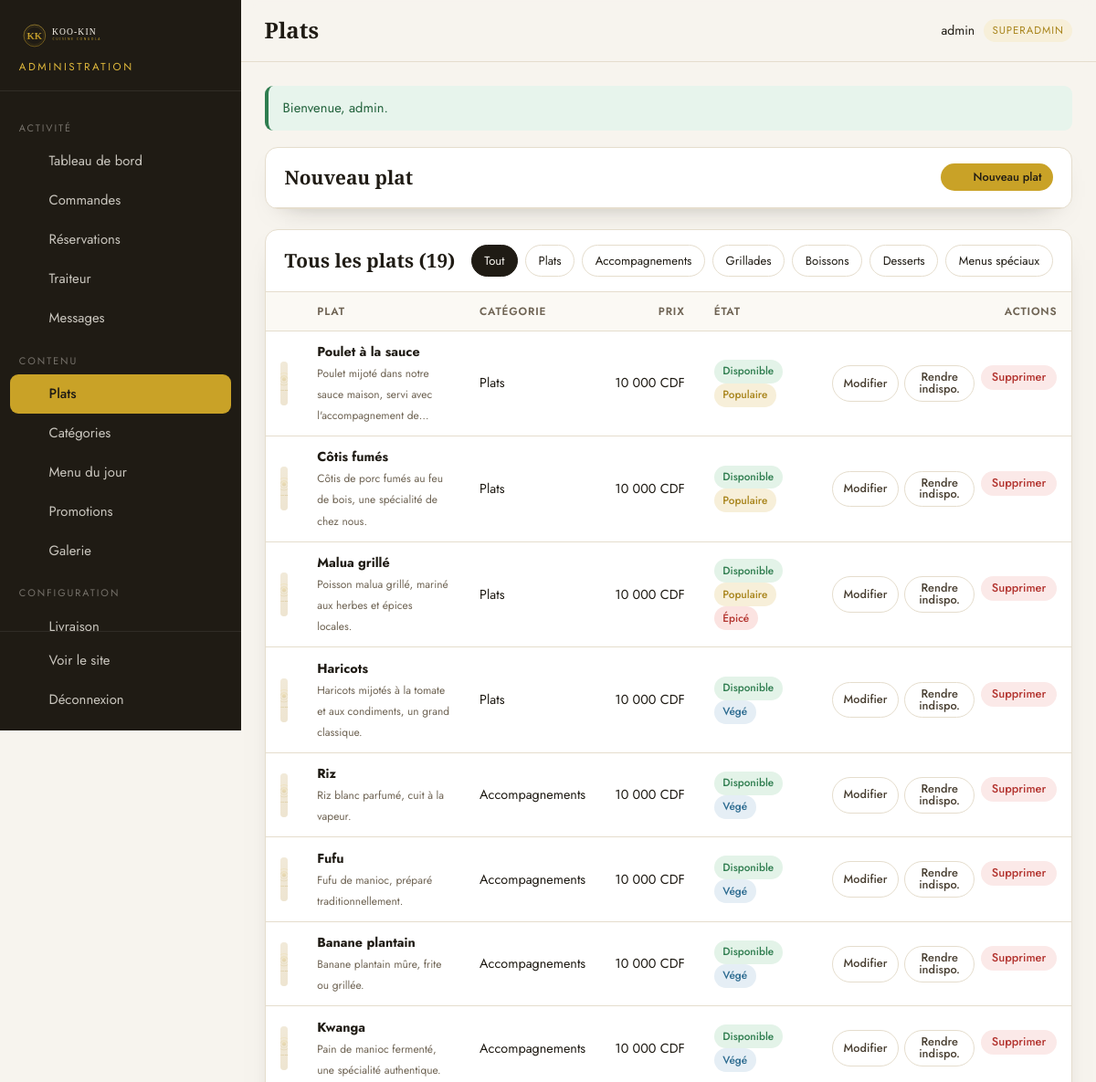
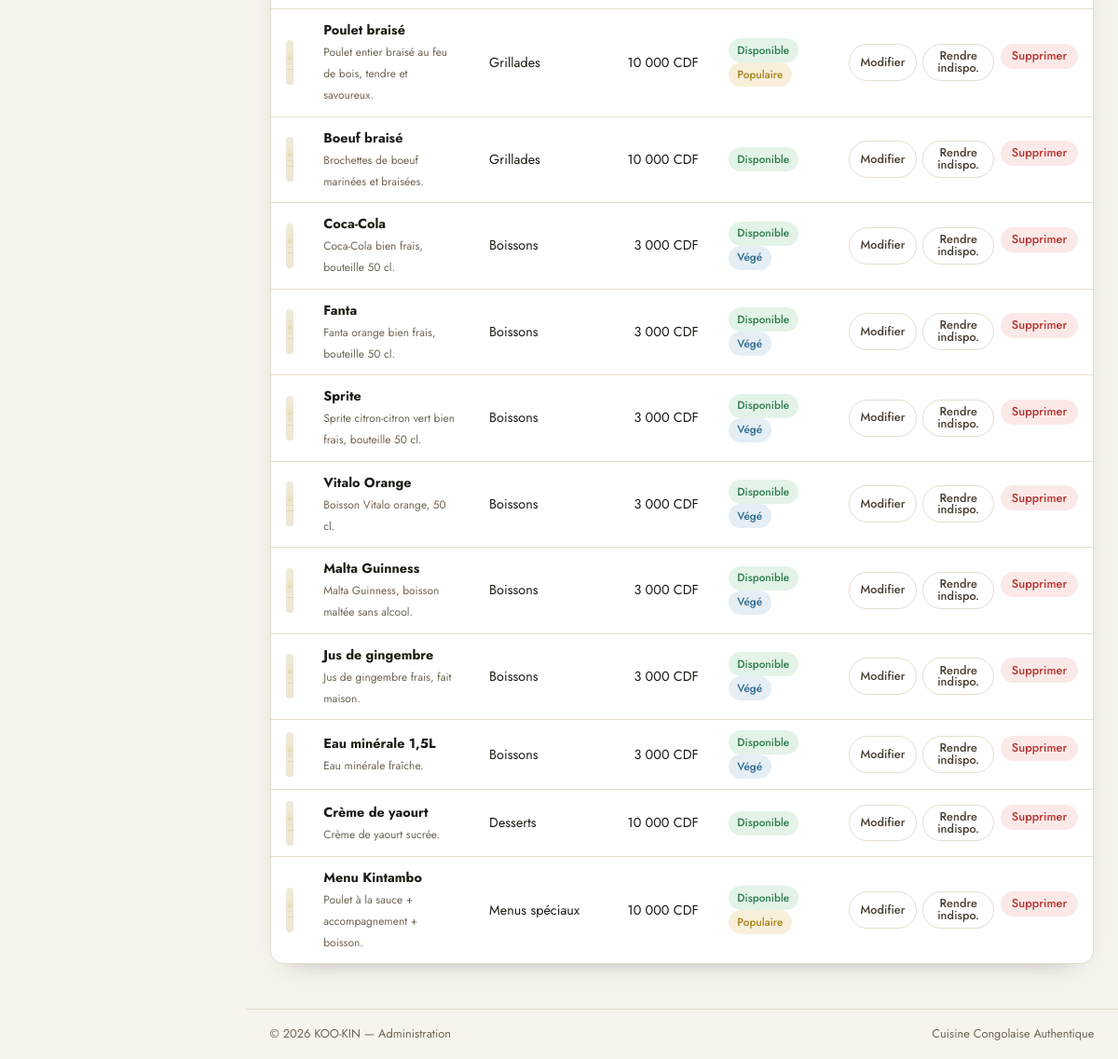
Screenshot of /admin/plats.php (signed in) with the database file from the repository (2 pictures, top to bottom).
### tables this page shows
CREATE TABLE `categories` (
  `id` INT UNSIGNED NOT NULL AUTO_INCREMENT,
  `nom` VARCHAR(100) NOT NULL,
  `slug` VARCHAR(100) NOT NULL,
  `description` VARCHAR(255) NULL,
  `icone` VARCHAR(50) NULL,
  `ordre` INT NOT NULL DEFAULT 0,
  `actif` TINYINT(1) NOT NULL DEFAULT 1,
  PRIMARY KEY (`id`),
  UNIQUE KEY `uq_categories_slug` (`slug`)
);

CREATE TABLE `plats` (
  `id` INT UNSIGNED NOT NULL AUTO_INCREMENT,
  `categorie_id` INT UNSIGNED NOT NULL,
  `nom` VARCHAR(150) NOT NULL,
  `slug` VARCHAR(150) NOT NULL,
  `description` TEXT NULL,
  `prix` INT UNSIGNED NOT NULL,
  `photo` VARCHAR(255) NULL,
  `disponible` TINYINT(1) NOT NULL DEFAULT 1,
  `populaire` TINYINT(1) NOT NULL DEFAULT 0,
  `vegan` TINYINT(1) NOT NULL DEFAULT 0,
  `épicé` TINYINT(1) NOT NULL DEFAULT 0,
  `ordre` INT NOT NULL DEFAULT 0,
  `created_at` DATETIME NOT NULL DEFAULT CURRENT_TIMESTAMP,
  PRIMARY KEY (`id`),
  UNIQUE KEY `uq_plats_slug` (`slug`),
  KEY `fk_plats_categorie` (`categorie_id`),
  CONSTRAINT `fk_plats_categorie` FOREIGN KEY (`categorie_id`)
    REFERENCES `categories` (`id`) ON DELETE CASCADE ON UPDATE CASCADE
);

CREATE TABLE `parametres_site` (
  `id` INT UNSIGNED NOT NULL AUTO_INCREMENT,
  `cle` VARCHAR(100) NOT NULL,
  `valeur` TEXT NULL,
  `description` VARCHAR(255) NULL,
  PRIMARY KEY (`id`),
  UNIQUE KEY `uq_parametres_cle` (`cle`)
);

### classes/core/Config.php (called while the page is built, shortened)
<?php
class Config
{
    private static ?array $items = null;
    public static function load(array $data): void
    {
        self::$items = $data;
    }
    public static function get(string $key, mixed $default = null): mixed
    {
        $segments = explode('.', $key);
        $value = self::$items;
        foreach ($segments as $segment) {
            if (!is_array($value) || !array_key_exists($segment, $value)) {
                return $default;
            }
            $value = $value[$segment];
        }
        return $value;
    }
}

### admin/includes/init.php (called while the page is built, shortened)
<?php
require __DIR__ . '/../../includes/init.php';
function admin_url(string $path = ''): string
{
    return url('admin/' . ltrim($path, '/'));
}
function admin_entier(mixed $valeur, int $defaut = 0): int
{
    return filter_var($valeur, FILTER_VALIDATE_INT) !== false ? (int) $valeur : $defaut;
}

### classes/core/Database.php (called while the page is built, shortened)
<?php
class Database
{
    private static ?Database $instance = null;
    private PDO $pdo;
    private function __construct(array $cfg)
    {
        $dsn = sprintf(
            'mysql:host=%s;port=%d;dbname=%s;charset=%s',
            $cfg['host'],
            $cfg['port'],
            $cfg['name'],
            $cfg['charset']
        );
        try {
            $this->pdo = new PDO($dsn, $cfg['user'], $cfg['pass'], [
                PDO::ATTR_ERRMODE            => PDO::ERRMODE_EXCEPTION,
                PDO::ATTR_DEFAULT_FETCH_MODE => PDO::FETCH_ASSOC,
                PDO::ATTR_EMULATE_PREPARES   => false,
            ]);
        } catch (PDOException $e) {
            throw new RuntimeException('Connexion à la base de données impossible : ' . $e->getMessage());
        }
    }
    public static function init(array $cfg): void
    {
        if (self::$instance === null) {
            self::$instance = new self($cfg);
        }
    }
    public static function instance(): self
    {
        return self::$instance;
    }
    public function run(string $sql, array $params = []): \PDOStatement
    {
        $stmt = $this->pdo->prepare($sql);
        $stmt->execute($params);
        return $stmt;
    }
    public function all(string $sql, array $params = []): array
    {
        return $this->run($sql, $params)->fetchAll();
    }
    public function one(string $sql, array $params = []): ?array
    {
        $row = $this->run($sql, $params)->fetch();
        return $row === false ? null : $row;
    }
    public function value(string $sql, array $params = []): mixed
    {
        $row = $this->one($sql, $params);
        return $row === null ? null : reset($row);
    }
}

### classes/core/Session.php (called while the page is built, shortened)
<?php
class Session
{
    public static function get(string $key, mixed $default = null): mixed
    {
        return $_SESSION[$key] ?? $default;
    }
}

### classes/core/Auth.php (called while the page is built, shortened)
<?php
class Auth
{
    public static function id(): ?int
    {
        $admin = Session::get(self::KEY);
        return $admin['id'] ?? null;
    }
    public static function user(): ?array
    {
        return Session::get(self::KEY);
    }
    public static function verifier(): bool
    {
        $admin = db()->one('SELECT id, username, role, actif FROM admins WHERE id = ? LIMIT 1', [self::id()]);
        return true;
    }
    public static function requireLogin(string $redirect = '/admin/login.php'): void
    {
        if (!self::verifier()) {
            Flash::error('Veuillez vous connecter pour accéder à l\'administration.');
            redirect($redirect);
        }
    }
}

### includes/init.php (called while the page is built, shortened)
<?php
spl_autoload_register(static function (string $class): void {
    $prefix = 'KooKin\\';
    $relative = substr($class, strlen($prefix));
    $file = BASE_PATH . 'classes' . DIRECTORY_SEPARATOR . str_replace('\\', DIRECTORY_SEPARATOR, $relative) . '.php';
});
Config::load(require BASE_PATH . 'config' . DIRECTORY_SEPARATOR . 'config.php');
require_once BASE_PATH . 'includes' . DIRECTORY_SEPARATOR . 'functions.php';

### classes/core/Flash.php (called while the page is built, shortened)
<?php
class Flash
{
    public static function all(string $type): array
    {
        $messages = Session::get(self::PREFIX . $type, []);
        return is_array($messages) ? $messages : [];
    }
}

### admin/plats.php (the view, shortened to what this page needs)
<?php
require __DIR__ . '/includes/init.php';
Auth::requireLogin();
$categories = db()->all('SELECT id, nom FROM categories ORDER BY ordre, id');
$erreur = null;
$editId = admin_entier($_GET['edit'] ?? 0);
$nouveau = isset($_GET['nouveau']);
$plat = $editId > 0 ? db()->one('SELECT * FROM plats WHERE id = ?', [$editId]) : null;
$afficherFormulaire = $nouveau || $plat !== null || $erreur !== null;
$categorieFiltre = admin_entier($_GET['cat'] ?? 0);
if ($categorieFiltre > 0) {
    $plats = db()->all(
        'SELECT p.*, c.nom AS categorie_nom FROM plats p JOIN categories c ON c.id = p.categorie_id WHERE p.categorie_id = ? ORDER BY c.ordre, p.ordre, p.id',
        [$categorieFiltre]
    );
} else {
    $plats = db()->all('SELECT p.*, c.nom AS categorie_nom FROM plats p JOIN categories c ON c.id = p.categorie_id ORDER BY c.ordre, p.ordre, p.id');
}
$admin_titre = 'Plats';
$admin_actif = 'plats';
require __DIR__ . '/includes/header.php';
?>
<div class="adm-carte">
    <div class="adm-carte__entete">
        <h2><?= $plat ? 'Modifier un plat' : 'Nouveau plat' ?></h2>
        <div class="adm-actions">
            <?php if ($afficherFormulaire): ?>
                <a href="<?= e(admin_url('plats.php')) ?>" class="adm-btn adm-btn--contour adm-btn--sm">Annuler</a>
            <?php else: ?>
                <a href="<?= e(admin_url('plats.php?nouveau=1')) ?>" class="adm-btn adm-btn--or adm-btn--sm"><?= icone('plus') ?> Nouveau plat</a>
            <?php endif; ?>
        </div>
    </div>
</div>
<div class="adm-carte">
    <div class="adm-carte__entete">
        <h2>Tous les plats (<?= count($plats) ?>)</h2>
        <div class="adm-actions">
            <a href="<?= e(admin_url('plats.php')) ?>" class="adm-filtre <?= $categorieFiltre === 0 ? 'actif' : '' ?>">Tout</a>
            <?php foreach ($categories as $c): ?>
                <a href="<?= e(admin_url('plats.php?cat=' . (int) $c['id'])) ?>" class="adm-filtre <?= $categorieFiltre === (int) $c['id'] ? 'actif' : '' ?>"><?= e($c['nom']) ?></a>
            <?php endforeach; ?>
        </div>
    </div>
    <div class="adm-carte__corps adm-carte__corps--serre">
        <?php if ($plats): ?>
            <div class="adm-table__wrap">
                <table class="adm-table">
                    <thead>
                        <tr><th></th><th>Plat</th><th>Catégorie</th><th class="num">Prix</th><th>État</th><th class="num">Actions</th></tr>
                    </thead>
                    <tbody>
                        <?php foreach ($plats as $p): ?>
                            <tr>
                                <td><img class="adm-table__media" src="<?= e(plat_photo($p['photo'])) ?>" alt=""></td>
                                <td>
                                    <strong><?= e($p['nom']) ?></strong>
                                    <?php if ($p['description']): ?><br><small style="color:var(--brun-doux)"><?= e(mb_strimwidth($p['description'], 0, 70, '…')) ?></small><?php endif; ?>
                                </td>
                                <td><?= e($p['categorie_nom']) ?></td>
                                <td class="num"><?= e(format_prix((int) $p['prix'])) ?></td>
                                <td>
                                    <?php if ((int) $p['disponible'] === 1): ?>
                                        <span class="adm-badge adm-badge--succes">Disponible</span>
                                    <?php else: ?>
                                        <span class="adm-badge adm-badge--erreur">Indisponible</span>
                                    <?php endif; ?>
                                    <?php if ((int) $p['populaire'] === 1): ?><span class="adm-badge adm-badge--or">Populaire</span><?php endif; ?>
                                    <?php if ((int) $p['vegan'] === 1): ?><span class="adm-badge adm-badge--info">Végé</span><?php endif; ?>
                                    <?php if ((int) $p['épicé'] === 1): ?><span class="adm-badge adm-badge--erreur">Épicé</span><?php endif; ?>
                                </td>
                                <td>
                                    <div class="adm-table__actions">
                                        <a href="<?= e(admin_url('plats.php?edit=' . (int) $p['id'])) ?>" class="adm-btn adm-btn--contour adm-btn--sm">Modifier</a>
                                        <form method="post" action="<?= e(admin_url('plats.php')) ?>">
                                            <button type="submit" class="adm-btn adm-btn--contour adm-btn--sm"><?= (int) $p['disponible'] === 1 ? 'Rendre indispo.' : 'Rendre dispo.' ?></button>
                                        </form>
                                        <form method="post" action="<?= e(admin_url('plats.php')) ?>" data-confirm="Supprimer définitivement « <?= e($p['nom']) ?> » ?">
                                            <button type="submit" class="adm-btn adm-btn--danger adm-btn--sm">Supprimer</button>
                                        </form>
                                    </div>
                                </td>
                            </tr>
                        <?php endforeach; ?>
                    </tbody>
                </table>
            </div>
        <?php else: ?>
            <div class="adm-vide"><strong>Aucun plat</strong>Ajoutez votre premier plat pour commencer.</div>
        <?php endif; ?>
    </div>
</div>
<?php require __DIR__ . '/includes/footer.php';

### admin/includes/header.php (shortened to what this page needs)
<?php
$admin = Auth::user();
$admin_titre = $admin_titre ?? 'Tableau de bord';
$admin_actif = $admin_actif ?? '';
$nb = [
    'commandes'    => (int) db()->value("SELECT COUNT(*) FROM commandes WHERE statut = 'nouvelle'"),
    'reservations' => (int) db()->value("SELECT COUNT(*) FROM reservations WHERE statut = 'en_attente'"),
    'traiteur'     => (int) db()->value("SELECT COUNT(*) FROM demandes_traiteur WHERE statut = 'nouvelle'"),
    'messages'     => (int) db()->value('SELECT COUNT(*) FROM messages WHERE lu = 0'),
];
$navigation = [
    [
        'section' => 'Activité',
        'liens' => [
            ['cle' => 'dashboard', 'url' => 'index.php', 'label' => 'Tableau de bord', 'icone' => 'etoile'],
            ['cle' => 'commandes', 'url' => 'commandes.php', 'label' => 'Commandes', 'icone' => 'panier', 'badge' => $nb['commandes']],
            ['cle' => 'reservations', 'url' => 'reservations.php', 'label' => 'Réservations', 'icone' => 'reserver', 'badge' => $nb['reservations']],
            ['cle' => 'traiteur', 'url' => 'traiteur.php', 'label' => 'Traiteur', 'icone' => 'traiteur', 'badge' => $nb['traiteur']],
            ['cle' => 'messages', 'url' => 'messages.php', 'label' => 'Messages', 'icone' => 'chat', 'badge' => $nb['messages']],
        ],
    ],
    [
        'section' => 'Contenu',
        'liens' => [
            ['cle' => 'plats', 'url' => 'plats.php', 'label' => 'Plats', 'icone' => 'menu'],
            ['cle' => 'categories', 'url' => 'categories.php', 'label' => 'Catégories', 'icone' => 'rechercher'],
            ['cle' => 'menu-jour', 'url' => 'menu-jour.php', 'label' => 'Menu du jour', 'icone' => 'reserver'],
            ['cle' => 'promotions', 'url' => 'promotions.php', 'label' => 'Promotions', 'icone' => 'pinceau'],
            ['cle' => 'galerie', 'url' => 'galerie.php', 'label' => 'Galerie', 'icone' => 'rechercher'],
        ],
    ],
    [
        'section' => 'Configuration',
        'liens' => [
            ['cle' => 'livraisons', 'url' => 'livraisons.php', 'label' => 'Livraison', 'icone' => 'livraison'],
            ['cle' => 'horaires', 'url' => 'horaires.php', 'label' => 'Horaires', 'icone' => 'telephone'],
            ['cle' => 'parametres', 'url' => 'parametres.php', 'label' => 'Paramètres', 'icone' => 'pinceau'],
            ['cle' => 'compte', 'url' => 'compte.php', 'label' => 'Mon compte', 'icone' => 'utilisateur'],
        ],
    ],
];
if (admin_est_superadmin()) {
    $navigation[2]['liens'][] = ['cle' => 'comptes', 'url' => 'comptes.php', 'label' => 'Comptes admin', 'icone' => 'cle'];
}
?>
<!doctype html>
<html lang="fr">
<head>
    <link rel="stylesheet" href="<?= e(admin_url('assets/css/admin.css')) ?>">
</head>
<body>
<div class="adm">
    <aside class="adm-sidebar" id="adm-sidebar">
        <div class="adm-sidebar__logo">
            <a href="<?= e(admin_url('index.php')) ?>">
                <img src="<?= e(asset('img/logo.svg')) ?>" alt="KOO-KIN">
            </a>
            <span>Administration</span>
        </div>
        <nav class="adm-nav">
            <?php foreach ($navigation as $groupe): ?>
                <p class="adm-nav__section"><?= e($groupe['section']) ?></p>
                <?php foreach ($groupe['liens'] as $lien): ?>
                    <a href="<?= e(admin_url($lien['url'])) ?>" class="adm-nav__lien <?= $admin_actif === $lien['cle'] ? 'actif' : '' ?>">
                        <span class="adm-nav__ico"><?= icone($lien['icone']) ?></span>
                        <span><?= e($lien['label']) ?></span>
                    </a>
                <?php endforeach; ?>
            <?php endforeach; ?>
        </nav>
        <div class="adm-sidebar__pied">
            <a href="<?= e(url('/')) ?>" target="_blank" rel="noopener" class="adm-nav__lien">
                <span class="adm-nav__ico"><?= icone('fleche') ?></span>
                <span>Voir le site</span>
            </a>
            <a href="<?= e(admin_url('logout.php')) ?>" class="adm-nav__lien adm-nav__lien--sortie">
                <span class="adm-nav__ico"><?= icone('fermer') ?></span>
                <span>Déconnexion</span>
            </a>
        </div>
    </aside>
    <div class="adm-main">
        <header class="adm-topbar">
            <h1 class="adm-topbar__titre"><?= e($admin_titre) ?></h1>
            <a href="<?= e(admin_url('compte.php')) ?>" class="adm-topbar__user" title="Mon compte">
                <span><?= e((string) ($admin['username'] ?? 'admin')) ?></span>
                <span class="adm-role"><?= e((string) ($admin['role'] ?? 'admin')) ?></span>
            </a>
        </header>
        <main class="adm-content">
            <?php foreach (flash_success() as $m): ?><div class="adm-alerte adm-alerte--succes"><?= e($m) ?></div><?php endforeach; ?>

### admin/includes/footer.php (shortened to what this page needs)
        </main>
        <footer class="adm-pied">
            <span>© <?= date('Y') ?> KOO-KIN — Administration</span>
            <span><?= e((string) param('site_slogan', 'Cuisine Congolaise Authentique')) ?></span>
        </footer>
    </div>
</div>
</body>
</html>

### rows the page displays
categories: nom "Plats"
categories: nom "Accompagnements"
categories: nom "Grillades"
categories: nom "Boissons"
categories: nom "Desserts"
categories: nom "Menus spéciaux"
plats: nom "Poulet à la sauce", description "Poulet mijoté dans notre sauce maison, servi avec l'accompagnement de…", categorie.nom "Plats", prix.valeur "10 000 CDF", disponible "Disponible", populaire "Populaire"
plats: nom "Côtis fumés", description "Côtis de porc fumés au feu de bois, une spécialité de chez nous.", categorie.nom "Plats", prix.valeur "10 000 CDF", disponible "Disponible", populaire "Populaire"
plats: nom "Malua grillé", description "Poisson malua grillé, mariné aux herbes et épices locales.", categorie.nom "Plats", prix.valeur "10 000 CDF", disponible "Disponible", populaire "Populaire", épicé "Épicé"
plats: nom "Haricots", description "Haricots mijotés à la tomate et aux condiments, un grand classique.", categorie.nom "Plats", prix.valeur "10 000 CDF", disponible "Disponible", vegan "Végé"
plats: nom "Riz", description "Riz blanc parfumé, cuit à la vapeur.", categorie.nom "Accompagnements", prix.valeur "10 000 CDF", disponible "Disponible", vegan "Végé"
plats: nom "Fufu", description "Fufu de manioc, préparé traditionnellement.", categorie.nom "Accompagnements", prix.valeur "10 000 CDF", disponible "Disponible", vegan "Végé"
plats: nom "Banane plantain", description "Banane plantain mûre, frite ou grillée.", categorie.nom "Accompagnements", prix.valeur "10 000 CDF", disponible "Disponible", vegan "Végé"
plats: nom "Kwanga", description "Pain de manioc fermenté, une spécialité authentique.", categorie.nom "Accompagnements", prix.valeur "10 000 CDF", disponible "Disponible", vegan "Végé"
plats: nom "Poulet braisé", description "Poulet entier braisé au feu de bois, tendre et savoureux.", categorie.nom "Grillades", prix.valeur "10 000 CDF", disponible "Disponible", populaire "Populaire"
plats: nom "Boeuf braisé", description "Brochettes de boeuf marinées et braisées.", categorie.nom "Grillades", prix.valeur "10 000 CDF", disponible "Disponible"
plats: nom "Coca-Cola", description "Coca-Cola bien frais, bouteille 50 cl.", categorie.nom "Boissons", prix.valeur "3 000 CDF", disponible "Disponible", vegan "Végé"
plats: nom "Fanta", description "Fanta orange bien frais, bouteille 50 cl.", categorie.nom "Boissons", prix.valeur "3 000 CDF", disponible "Disponible", vegan "Végé"
plats: nom "Sprite", description "Sprite citron-citron vert bien frais, bouteille 50 cl.", categorie.nom "Boissons", prix.valeur "3 000 CDF", disponible "Disponible", vegan "Végé"
plats: nom "Vitalo Orange", description "Boisson Vitalo orange, 50 cl.", categorie.nom "Boissons", prix.valeur "3 000 CDF", disponible "Disponible", vegan "Végé"
plats: nom "Malta Guinness", description "Malta Guinness, boisson maltée sans alcool.", categorie.nom "Boissons", prix.valeur "3 000 CDF", disponible "Disponible", vegan "Végé"
plats: nom "Jus de gingembre", description "Jus de gingembre frais, fait maison.", categorie.nom "Boissons", prix.valeur "3 000 CDF", disponible "Disponible", vegan "Végé"
plats: nom "Eau minérale 1,5L", description "Eau minérale fraîche.", categorie.nom "Boissons", prix.valeur "3 000 CDF", disponible "Disponible", vegan "Végé"
plats: nom "Crème de yaourt", description "Crème de yaourt sucrée.", categorie.nom "Desserts", prix.valeur "10 000 CDF", disponible "Disponible"
plats: nom "Menu Kintambo", description "Poulet à la sauce + accompagnement + boisson.", categorie.nom "Menus spéciaux", prix.valeur "10 000 CDF", disponible "Disponible", populaire "Populaire"
parametres_site: valeur "Cuisine Congolaise Authentique"

### other values shown
$groupe['section'] "ACTIVITÉ"
$lien['label'] "Tableau de bord"
$lien['label'] "Commandes"
$lien['label'] "Réservations"
$lien['label'] "Traiteur"
$lien['label'] "Messages"
$groupe['section'] "CONTENU"
$lien['label'] "Plats"
$lien['label'] "Catégories"
$lien['label'] "Menu du jour"
$lien['label'] "Promotions"
$lien['label'] "Galerie"
$groupe['section'] "CONFIGURATION"
$admin_titre "Plats"
$admin['username'] "admin"
